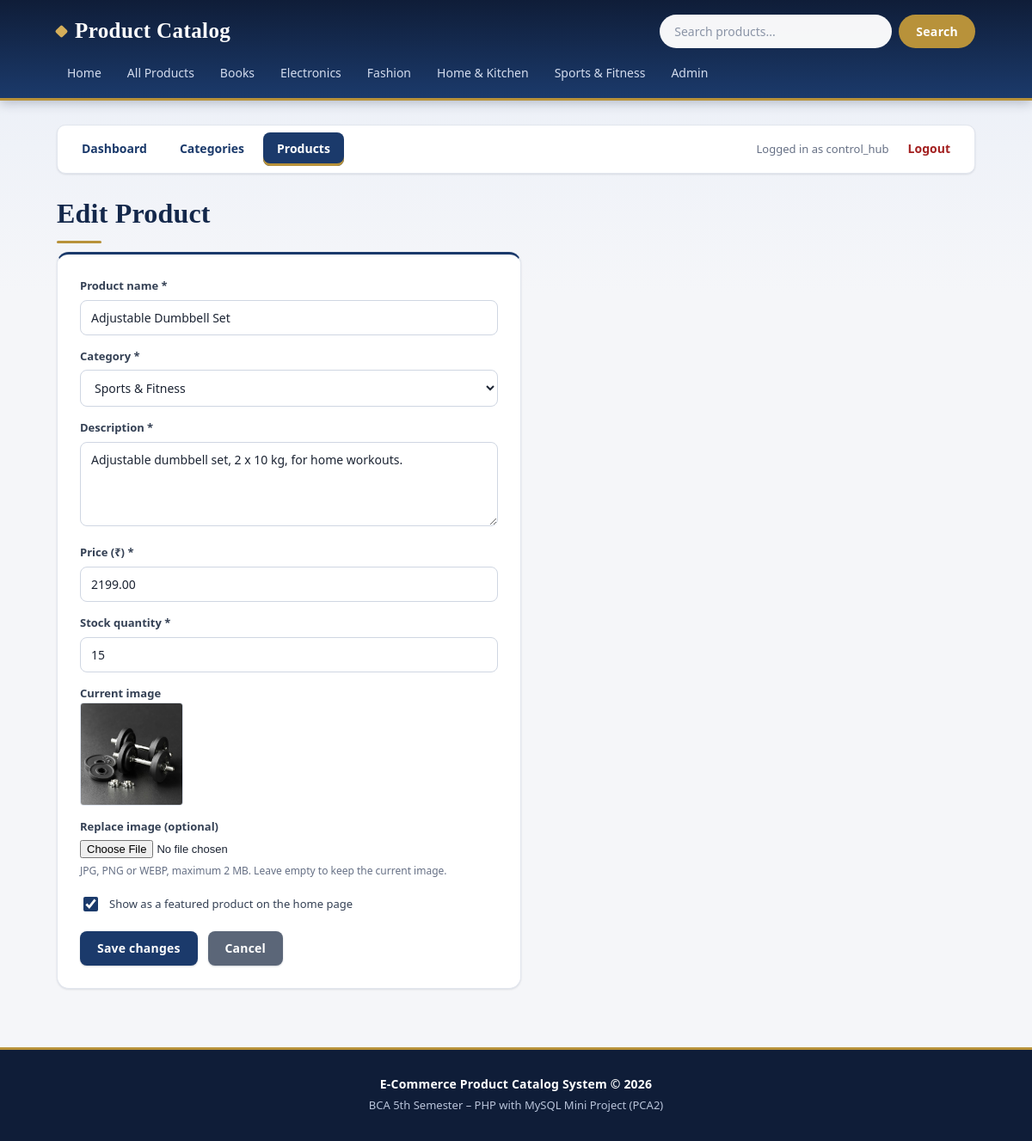
Page /admin/product_edit.php?id=10 (signed in) on the committed database.
### tables this page shows
CREATE TABLE `categories` (
  `category_id` int(11) NOT NULL,
  `category_name` varchar(100) NOT NULL,
  `description` text DEFAULT NULL,
  `created_at` timestamp NOT NULL DEFAULT current_timestamp()
);

CREATE TABLE `products` (
  `product_id` int(11) NOT NULL,
  `category_id` int(11) NOT NULL,
  `product_name` varchar(150) NOT NULL,
  `description` text DEFAULT NULL,
  `price` decimal(10,2) NOT NULL,
  `image` varchar(255) DEFAULT 'no-image.png',
  `stock_quantity` int(11) DEFAULT 0,
  `is_featured` tinyint(1) DEFAULT 0,
  `created_at` timestamp NOT NULL DEFAULT current_timestamp()
);

### admin/product_edit.php (the view, shortened to what this page needs)
<?php
require_once __DIR__ . '/../config/db.php';
require_once __DIR__ . '/../includes/functions.php';
require_once __DIR__ . '/../includes/product_validation.php';
$error     = '';
$product   = null;
$id = $_GET['id'] ?? '';
if (!is_string($id) || !ctype_digit($id) || (int)$id < 1) {
    $error = 'Invalid product.';
} else {
    $id = (int)$id;
    $stmt = mysqli_prepare($conn, 'SELECT * FROM products WHERE product_id = ?');
    mysqli_stmt_bind_param($stmt, 'i', $id);
    mysqli_stmt_execute($stmt);
    $product = mysqli_fetch_assoc(mysqli_stmt_get_result($stmt));
}
$categories = [];
$result = mysqli_query($conn, 'SELECT category_id, category_name FROM categories ORDER BY category_name');
while ($row = mysqli_fetch_assoc($result)) {
    $categories[] = $row;
}
if ($product) {
    $data = [
        'name'        => $product['product_name'],
        'category_id' => $product['category_id'],
        'description' => $product['description'],
        'price'       => $product['price'],
        'stock'       => $product['stock_quantity'],
        'featured'    => (int)$product['is_featured'],
    ];
}
require __DIR__ . '/../includes/header.php';
require __DIR__ . '/menu.php';
?>
<h1>Edit Product</h1>
<?php if ($error !== '') { ?>
    <div class="message error"><?php echo htmlspecialchars($error); ?></div>
    <a class="btn" href="products.php">Back to products</a>
<?php } else { ?>
    <form class="form-box" method="post" action="product_edit.php?id=<?php echo (int)$product['product_id']; ?>" enctype="multipart/form-data">
        <label for="product_name">Product name *</label>
        <input type="text" id="product_name" name="product_name" maxlength="150"
               value="<?php echo htmlspecialchars($data['name']); ?>">
        <label for="category_id">Category *</label>
        <select id="category_id" name="category_id">
            <?php foreach ($categories as $c) { ?>
                <option value="<?php echo (int)$c['category_id']; ?>"<?php echo ((string)$c['category_id'] === (string)$data['category_id']) ? ' selected' : ''; ?>>
                    <?php echo htmlspecialchars($c['category_name']); ?>
                </option>
            <?php } ?>
        </select>
        <label for="description">Description *</label>
        <textarea id="description" name="description" rows="4" maxlength="1000"><?php echo htmlspecialchars($data['description']); ?></textarea>
        <label for="price">Price (&#8377;) *</label>
        <input type="number" id="price" name="price" step="0.01" min="0.01"
               value="<?php echo htmlspecialchars($data['price']); ?>">
        <label for="stock_quantity">Stock quantity *</label>
        <input type="number" id="stock_quantity" name="stock_quantity" step="1" min="0"
               value="<?php echo htmlspecialchars($data['stock']); ?>">
        <label>Current image</label>
        <div class="current-image"><?php echo product_image($product['image'], $product['product_name']); ?></div>
        <label for="image">Replace image (optional)</label>
        <input type="file" id="image" name="image" accept=".jpg,.jpeg,.png,.webp,image/jpeg,image/png,image/webp">
        <small class="subtitle">JPG, PNG or WEBP, maximum 2 MB. Leave empty to keep the current image.</small>
        <label class="check-label">
            <input type="checkbox" name="is_featured" value="1"<?php echo $data['featured'] ? ' checked' : ''; ?>>
            Show as a featured product on the home page
        </label>
        <button type="submit" class="btn">Save changes</button>
        <a class="btn btn-secondary" href="products.php">Cancel</a>
    </form>
<?php } ?>
<?php require __DIR__ . '/../includes/footer.php'; ?>

### includes/header.php (shortened to what this page needs)
<?php
require_once __DIR__ . '/../config/db.php';
$base = '/ecommerce-product-catalog-php/';
$cat_result = mysqli_query($conn, 'SELECT category_id, category_name FROM categories ORDER BY category_name');
?>
<!DOCTYPE html>
<html lang="en">
<head>
    <link rel="stylesheet" href="<?php echo $base; ?>assets/css/style.css">
</head>
<body>
<header class="site-header">
    <div class="container header-top">
        <a class="logo" href="<?php echo $base; ?>index.php">Product Catalog</a>
        <form class="search-form" action="<?php echo $base; ?>products.php" method="get">
            <input type="text" name="q" placeholder="Search products..."
                   value="<?php echo (isset($_GET['q']) && is_string($_GET['q'])) ? htmlspecialchars($_GET['q']) : ''; ?>">
            <button type="submit">Search</button>
        </form>
    </div>
    <nav class="container main-nav">
        <a href="<?php echo $base; ?>index.php">Home</a>
        <a href="<?php echo $base; ?>products.php">All Products</a>
        <?php while ($cat = mysqli_fetch_assoc($cat_result)) { ?>
            <a href="<?php echo $base; ?>products.php?category=<?php echo (int)$cat['category_id']; ?>">
                <?php echo htmlspecialchars($cat['category_name']); ?>
            </a>
        <?php } ?>
        <a href="<?php echo $base; ?>admin/login.php">Admin</a>
    </nav>
</header>
<main class="container">

### includes/functions.php (shortened to what this page needs)
<?php
function product_image($file, $alt) {
    global $base;
    $name = basename((string)$file);
    $path = __DIR__ . '/../assets/images/products/' . $name;
    if ($name !== '' && is_file($path)) {
        return '<img src="' . $base . 'assets/images/products/' . rawurlencode($name)
             . '" alt="' . htmlspecialchars($alt) . '">';
    }
    return 'No image';
}

### admin/product_edit.php (style rules this page uses)
.current-image img { width: 120px; height: 120px; object-fit: cover; border-radius: 4px; border: 1px solid #dde3ee; }

### rows in the picture
categories: category_name "Books"
categories: category_name "Electronics"
categories: category_name "Fashion"
categories: category_name "Home & Kitchen"
categories: category_name "Sports & Fitness"
products: product_name "Adjustable Dumbbell Set", category_id "Sports & Fitness", description "Adjustable dumbbell set, 2 x 10 kg, for home workouts.", price "2199.00", stock_quantity "15", image (picture), is_featured "☑"

### other values in the picture
$_SESSION['admin_username'] "control_hub"
